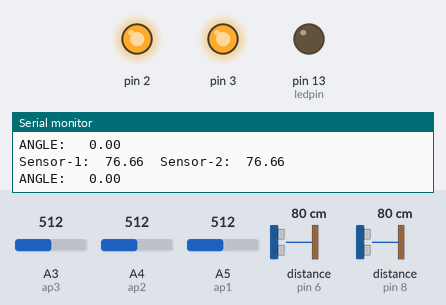
Simulated run of this sketch. Board: Arduino Uno, built with avr-gcc and run on an emulated ATmega328P. Parts: output pins drawn as LEDs (lit = HIGH), the last lines printed to the serial monitor. Wiring (inferred from the names in the program): 2 × ultrasonic range finder: trigger pin 5, echo pin 6 / trigger pin 7, echo pin 8. The inputs (shaded band) are chosen by the test bench; at power-on: distance to the obstacle (sensors on pin 6, pin 8) 80 cm, A3 (ap3) = 512, A4 (ap2) = 512, A5 (ap1) = 512. The echo pulse lasts 58.3 µs per cm; no radio packets arrive unless stated; pins used as bus, display or sensor lines are not drawn.

Above: at 1.8 s.
1.9 s: distance to the obstacle (sensor on pin 6) set to 7 cm
3.4 s: distance to the obstacle (sensor on pin 6) set to 4 cm
At 5.5 s:
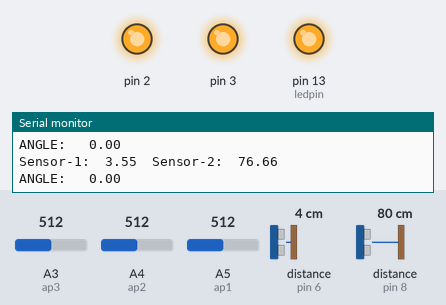
5.8 s: distance to the obstacle (sensor on pin 6) set to 9 cm
At 7.6 s:
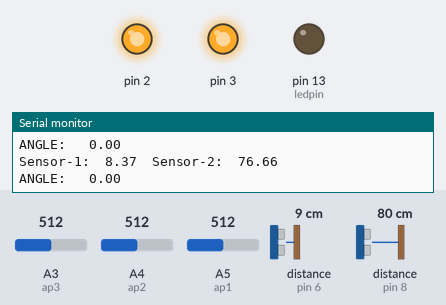
7.9 s: distance to the obstacle (sensor on pin 6) set to 2 cm
At 9.6 s:
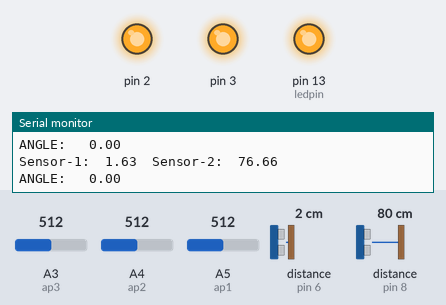
Timing chart, 0 to 11.0 s (numbered marks = the images above; inputs shaded):
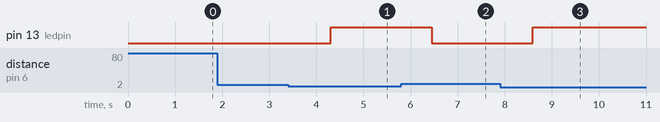

Measured:
- the behaviour switches between 6 and 5 cm on distance to the obstacle (sensor on pin 6) (found by bisection; images 0 and 1)
- after the input at 3.4 s, pin 13 (ledpin): LOW → HIGH after 0.90 s
- after the input at 5.8 s, pin 13 (ledpin): HIGH → LOW after 0.65 s
- after the input at 7.9 s, pin 13 (ledpin): LOW → HIGH after 0.69 s

The sketch:

Spheron_1_nano.ino
```cpp
#include <VirtualWire.h>
#include <math.h>


//Ranging sensor pins
#define trigpin1 5
#define echopin1 6
#define trigpin2 7
#define echopin2 8
#define ledpin 13


//accelerometer pins
const int ap1 = A5;
const int ap2 = A4;
const int ap3 = A3;


//accelerometer variables
/*int x,y,z;
double roll = 0.00, pitch = 0.00;
double x_Buff = 0.0;
double y_Buff = 0.0;
double z_Buff = 0.0;*/
double x_Buff = 0.0;
double y_Buff = 0.0;
double z_Buff = 0.0;
double pitch = 0.00;

//ranging sensor variables
float time1,dist1,range1,time2, dist2, range2;

//radio variables
char *controller;

void setup(){
  Serial.begin(9600);

  //ranging sensor
  pinMode(trigpin1, OUTPUT);
  pinMode(echopin1, INPUT);
  pinMode(trigpin2, OUTPUT);
  pinMode(echopin2, INPUT);
  pinMode(ledpin, OUTPUT);
  pinMode(2, OUTPUT);
  digitalWrite(2, HIGH);
  pinMode(3, OUTPUT);
  digitalWrite(3, HIGH);

  //accelerometer
  analogReference(EXTERNAL);

  //radio
  vw_set_tx_pin(12);
  vw_setup(2000);// speed of data transfer Kbps
}

void loop(){

  range1=range_1();
  range2=range_2();

  Serial.print("Sensor-1:\t");Serial.print(range1); Serial.print("\tSensor-2:\t"); Serial.println(range2);


  if(range1<5.0 || range2<5.0) {
    digitalWrite(ledpin, HIGH);
    controller="1"  ;
    vw_send((uint8_t *)controller, strlen(controller));
    vw_wait_tx(); // Wait until the whole message is gone
  }
  else{
    digitalWrite(ledpin, LOW);
    controller="0"  ;
    vw_send((uint8_t *)controller, strlen(controller));
    vw_wait_tx(); // Wait until the whole message is gone
  }
  delayMicroseconds(20);


  x_Buff = float(analogRead(ap1)-512);
  delay(2);
  y_Buff = float(analogRead(ap2)-512);
  delay(2);
  z_Buff = float(analogRead(ap3)-512);

  pitch = atan2((- x_Buff) , sqrt(y_Buff * y_Buff + z_Buff * z_Buff)) * 57.3;
  Serial.print("ANGLE: \t");Serial.println(pitch);
  delay(1000);


  //loop END

}


float range_1(){

  digitalWrite(trigpin1 ,LOW);
  delayMicroseconds(2);
  digitalWrite(trigpin1, HIGH);
  delayMicroseconds(15);
  digitalWrite(trigpin1, LOW);

  time1=pulseIn(echopin1, HIGH);
  dist1=(time1/2)*0.0330;
  return dist1;
}

float range_2(){

  digitalWrite(trigpin2 ,LOW);
  delayMicroseconds(2);
  digitalWrite(trigpin2, HIGH);
  delayMicroseconds(15);
  digitalWrite(trigpin2, LOW);

  time2=pulseIn(echopin2, HIGH);
  dist2=(time2/2)*0.0330;
  return dist2;
}
```
